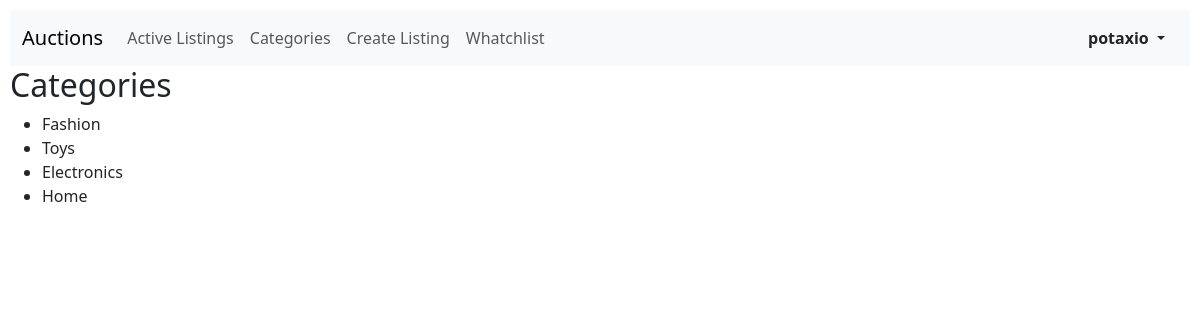
Page /categories (signed in) on the committed database.
### auctions/models.py (models this page shows, shortened)
class User(AbstractUser):
    pass

class Category(models.Model):
    id = models.AutoField(primary_key=True)
    name = models.CharField(max_length=64)

### auctions/views.py (the view)
# urls.py: path("categories",views.categories,name="categories")
def categories(request):
    return render(request,"auctions/categories.html",{
        "categories" : Category.objects.all()
    })

### auctions/templates/auctions/categories.html (shortened to what this page needs)
{% extends 'auctions/layout.html'%}
{% block body %}
    <h2>Categories</h2>
    <ul>
        {% for category in categories %}
            <li><a>{{category.name}}</a></li>
        {% endfor %}
    </ul>
{% endblock %}

### auctions/templates/auctions/layout.html (shortened to what this page needs)
{% load static %}
<!DOCTYPE html>
<html lang="en">
    <head>
        <link href="https://cdn.jsdelivr.net/npm/bootstrap@5.3.2/dist/css/bootstrap.min.css" rel="stylesheet">
        <link href="{% static 'auctions/styles.css' %}" rel="stylesheet">
    </head>
    <body>
        <nav class="navbar navbar-expand-lg bg-body-tertiary">
            <div class="container-fluid">
                <a class="navbar-brand h1 my-0" href="{% url 'index' %}">Auctions</a>
                <div class="collapse navbar-collapse" id="navbarSupportedContent">
                    <ul class="navbar-nav me-auto">
                        <li class="nav-item">
                            <a class="nav-link" aria-current="page" href="{% url 'index' %}">Active Listings</a>
                        </li>
                        <li class="nav-item">
                            <a class="nav-link" aria-current="page" href="{% url 'categories' %}">Categories</a>
                        </li>
                        {% if user.is_authenticated %}
                            <li class="nav-item">
                                <a class="nav-link" aria-current="page" href="{% url 'create' %}">Create Listing</a>
                            </li>
                            <li class="nav-item">
                                <a class="nav-link" aria-current="page" href="{% url 'watchlist' %}">Whatchlist</a>
                            </li>
                        {% endif %}
                    </ul>
                    <div class="dropdown">
                        <button class="btn dropdown-toggle" data-bs-toggle="dropdown" aria-expanded="false">
                        {% if user.is_authenticated %}
                            <strong>{{ user.username }}</strong>
                        {% else %}
                            Not signed in
                        {% endif %}
                        </button>
                    </div>
                </div>
            </div>
        </nav>
        {% block body %}
        {% endblock %}
    </body>
</html>

### auctions/static/auctions/styles.css (style rules this page uses)
body { padding: 10px; }

### rows in the picture
User: username "potaxio"
Category: name "Fashion"
Category: name "Toys"
Category: name "Electronics"
Category: name "Home"
